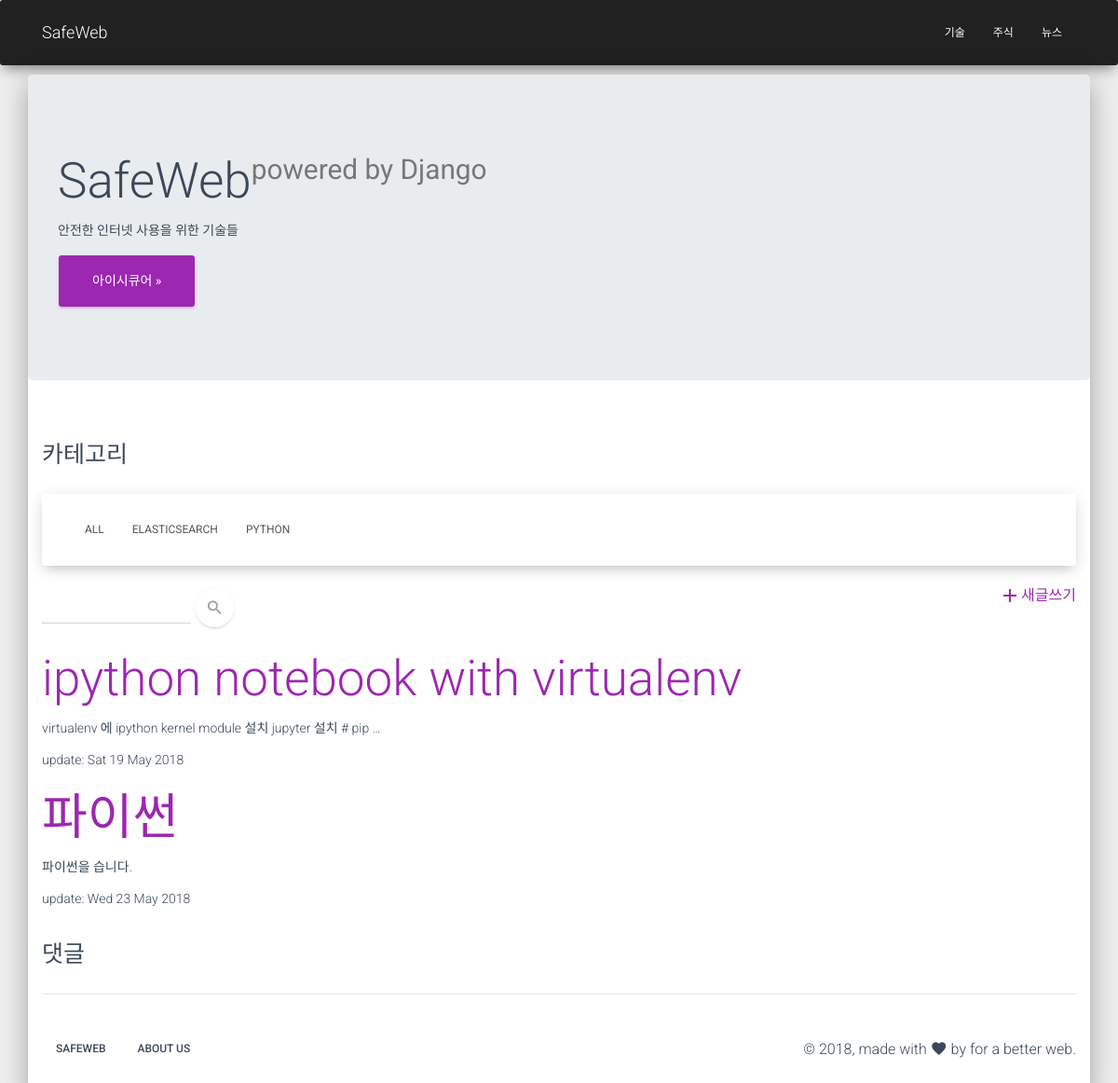
The app's page /blog/category/python/ with its own data.
### blog/models.py (models this page shows, shortened)
class Category(models.Model):
    name = models.CharField(max_length=50, db_index=True)
    slug = models.SlugField(max_length=100, db_index=True, unique=True, allow_unicode=True)
    class Meta:
        ordering = ['name']
        verbose_name = 'category'
        verbose_name_plural = 'categories'
    def get_absolute_url(self):
        return reverse('blog:post_list_by_category', args=[self.slug])

class Post(models.Model):
    category = models.ForeignKey(Category, on_delete=models.SET_NULL, null=True, related_name='posts')
    author = models.ForeignKey(settings.AUTH_USER_MODEL, on_delete=models.SET_NULL, null=True)
    title = models.CharField(max_length=100)
    content = models.TextField(validators=[min_length_3_validator])
    Tags = models.ManyToManyField('Tag', blank=True)
    slug = models.SlugField(max_length=200, db_index=True, unique=True, allow_unicode=True)
    Comments = models.PositiveSmallIntegerField(default=0, null=True)
    created = models.DateTimeField(auto_now_add=True)
    updated = models.DateTimeField(auto_now=True)
    published = models.DateTimeField(blank=True, null=True)
    image = models.ImageField(default='default.png', upload_to='post/%Y/%m/%d', blank=True)
    ip = models.GenericIPAddressField(null=True)
    class Meta:
        ordering = ['-created']
        index_together = (('id', 'slug'),)

### blog/views.py (the view)
# urls.py: path('', views.post_list, name='post_list'),
def post_list(request, category_slug=None):
    category = None
    categories = Category.objects.all()
    posts = Post.objects.all()
    posts = posts.order_by('created')
    q = request.GET.get('q', '')
    if q:
        posts = posts.filter(title__icontains=q)
    if category_slug:
        category = get_object_or_404(Category, slug=category_slug)
        posts = posts.filter(category=category)
    paginator = Paginator(posts, 10)
    page = request.GET.get('page')
    posts = paginator.get_page(page)
    return render(request, 'blog/post_list.html', {'category':category, 'categories':categories, 'posts':posts})

### blog/templates/blog/post_list.html (shortened to what this page needs)
{% extends 'blog/post_base.html' %}
{% load staticfiles %}
{% block post %}
<div class="jumbotron">
    <h1>SafeWeb<sup><small>powered by Django</small></sup></h1>
    <p>안전한 인터넷 사용을 위한 기술들</p>
    <p>
        <a class="btn btn-lg btn-primary" href="https://www.isecurekr.com">아이시큐어 &raquo;</a>
    </p>
</div>
<div class="container">
<div class="row">
    <div class="col-md-12">
        <div class="title">
            <h3>카테고리</h3>
        </div>
        <nav class="navbar navbar-expand-lg bg-white">
            <div class="container">
                <div class="navbar-translate">
                </div>
                <div class="collapse navbar-collapse">
                    <ul class="navbar-nav">
                        <li class="nav-item {% if not category %}active{% endif %}">
                            <a href="{% url 'blog:post_list' %}" class="nav-link">All</a>
                        </li>
                        {% for c in categories %}
                        <li class="nav-item {% if category.slug == c.slug %}active{% endif %} ">
                            <a href="{{ c.get_absolute_url }}" class="nav-link">{{ c.name }}</a>
                        </li>
                        {% endfor %}
                    </ul>
                </div>
            </div>
        </nav>
    </div>
</div>
<a href="{% url 'blog:post_create' %}" class="pull-right"><i class="material-icons">add</i>새글쓰기</a>
<form class="form-inline" action="" method="get">
    <div class=" has-black">
        <input type="text" class="form-control" name="q" value="{{ q }}" />
        <button type="submit" class="btn btn-white btn-raised btn-fab btn-round" />
            <i class="material-icons">search</i>
    </div>
</form>
{% for post in posts %}
    <div>
        <h1>
            <a href=" {% url 'blog:post_detail' slug=post.slug id=post.id %}">{{ post.title }}</a>
        </h1>
        <p>{{ post.content|truncatewords:10 }}</p>
        <p>update: {{ post.updated|date:"D d M Y" }}</p>
    </div>
{% endfor %}
<div class="title">
    <h3>댓글</h3>
</div>
<hr />
{% endblock post %}

### records on screen
Category: name "ELASTICSEARCH"
Category: name "PYTHON"
Post: title "ipython notebook with virtualenv", content "virtualenv 에 ipython kernel module 설치 jupyter 설치 # pip …", updated "Sat 19 May 2018"
Post: title "파이썬", content "파이썬을 습니다.", updated "Wed 23 May 2018"
